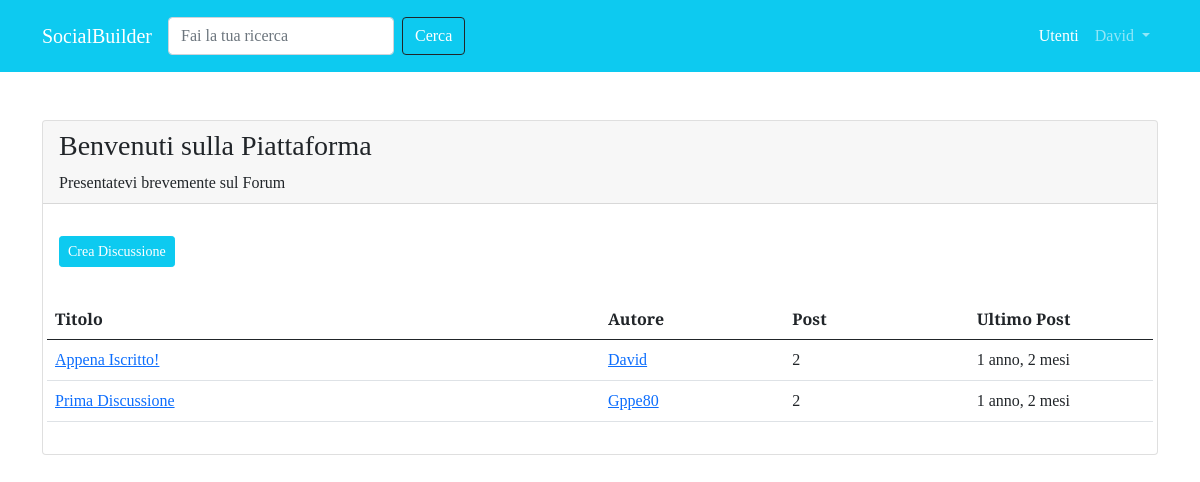
The page /forum/sezione/1 (signed in) on the database its author committed.
### forum/models.py (models this page shows, shortened)
class Sezione(models.Model):
    nome_sezione = models.CharField(max_length=80)
    descrizione = models.CharField(max_length=150, blank=True, null= True)
    logo_sezione = models.ImageField(blank=True, null=True)
    class Meta:
        verbose_name = "Sezione"
        verbose_name_plural = "Sezioni"

class Discussione(models.Model):
    titolo = models.CharField(max_length=120)
    data_creazione = models.DateTimeField(auto_now_add=True)
    autore_discussione = models.ForeignKey(User, on_delete=models.CASCADE, related_name="discussioni")
    sezione_appartenenza = models.ForeignKey(Sezione, on_delete=models.CASCADE)
    def get_absolute_url(self):
        return reverse("discussione", kwargs={"pk": self.pk})
    class Meta:
        verbose_name = "Discussione"
        verbose_name_plural = "Discussioni"

class Post(models.Model):
    autore_post = models.ForeignKey(User, on_delete=models.CASCADE, related_name="post")
    contenuto = models.TextField()
    data_creazione = models.DateTimeField(auto_now_add=True)
    discussione = models.ForeignKey(Discussione, on_delete=models.CASCADE)
    class Meta:
        verbose_name = "Post"
        verbose_name_plural = "Posts"

### forum/views.py (the view)
# urls.py: path('sezione/<int:pk>', views.visualizza_sezione, name='sezione'),
def visualizza_sezione(request, pk):
    sezione = get_object_or_404(Sezione, pk=pk)
    discussione_sezione = Discussione.objects.filter(
        sezione_appartenenza=sezione
    ).order_by("-data_creazione")
    context = {"sezione": sezione, "discussioni" : discussione_sezione }
    return render(request, 'forum/singola_sezione.html', context)

### forum/templates/forum/singola_sezione.html (shortened to what this page needs)
{% extends 'base.html' %}
{% block content %}
    <div class="card">
        <div class="card-header">
            <h3>{{ sezione.nome_sezione }}</h3>
            <p class="card-text"> {{sezione.descrizione}} </p>
        </div>
        <div class="card-body">
            <a class ="btn btn-sm btn-info text-white my-3" href="{% url 'crea_discussione' pk=sezione.pk %}">Crea Discussione</a>
            <table class="table mt-3">
                <thead>
                    <tr class="row">
                        <th class="col-lg-6 col-4">Titolo</th>
                        <th class="col-lg-2 col-3">Autore</th>
                        <th class="col-lg-2 col-2">Post</th>
                        <th class="col-lg-2 col-2">Ultimo Post</th>
                    </tr>
                </thead>
                <tbody>
                    <tr class="row">
                        {% for discussione in discussioni %}
                            <td class="col-lg-6 col-4">
                                <a href="{{ discussione.get_absolute_url }}">{{ discussione.titolo }}</a>
                            </td>
                            <td class="col-lg-2 col-3">
                                <a href="{% url 'user_profile' username=discussione.autore_discussione.username %}">{{ discussione.autore_discussione }}</a>
                            </td>
                            <td class="col-lg-2 col-2">{{ discussione.post_set.count }}</td>
                            <td class="col-lg-2 col-3">{{ discussione.post_set.last.data_creazione |timesince }}</td>
                        {% endfor %}
                    </tr>
                </tbody>
            </table>
        </div>
    </div>
{% endblock content %}

### templates/base.html (shortened to what this page needs)
{% load static %}
<!doctype html>
<html lang="it">
  <head>
    <link href="https://cdn.jsdelivr.net/npm/bootstrap@5.0.2/dist/css/bootstrap.min.css" rel="stylesheet">
    <link rel="stylesheet" href="{% static 'css/style.css' %}">
  </head>
  <body>
    <nav class="navbar navbar-expand-lg navbar-dark bg-info p-3 mb-5">
      <div class="container">
        <a class="navbar-brand" href="{% url 'homepage' %}">SocialBuilder</a>
        <div class="collapse navbar-collapse" id="navbarSupportedContent">
            <form class="d-flex">
              <input class="form-control me-2" type="search" placeholder="Fai la tua ricerca" aria-label="Search">
              <button class="btn btn-outline-dark text-white" type="submit">Cerca</button>
            </form>
          <ul class="navbar-nav ms-auto mb-2 mb-lg-0">
            <li class="nav-item">
              <a class="nav-link active" aria-current="page" href="{% url 'user_list' %}">Utenti</a>
            </li>
            {% if request.user.is_authenticated %}
            <li class="nav-item dropdown">
              <a class="nav-link dropdown-toggle" href="#" id="navbarDropdown" role="button" data-bs-toggle="dropdown" aria-expanded="false">
                {{ request.user.username }}
              </a>
            </li>
            {% endif %}
          </ul>
        </div>
      </div>
    </nav>
    <div class="container">
        {% block content %}
        {% endblock content %}
    </div>
    </body>
</html>

### static-storage/css/style.css (style rules this page uses)
body { font-family: 'Slabo 27px', serif; }

### rows shown on the page
Sezione: nome_sezione "Benvenuti sulla Piattaforma", descrizione "Presentatevi brevemente sul Forum"
Discussione: titolo "Appena Iscritto!", autore_discussione "David", post_set.count "2", post_set.last.data_creazione "1 anno, 2 mesi"
Discussione: titolo "Prima Discussione", autore_discussione "Gppe80", post_set.count "2", post_set.last.data_creazione "1 anno, 2 mesi"

### other values the page prints
{{ request.user.username }} "David"
